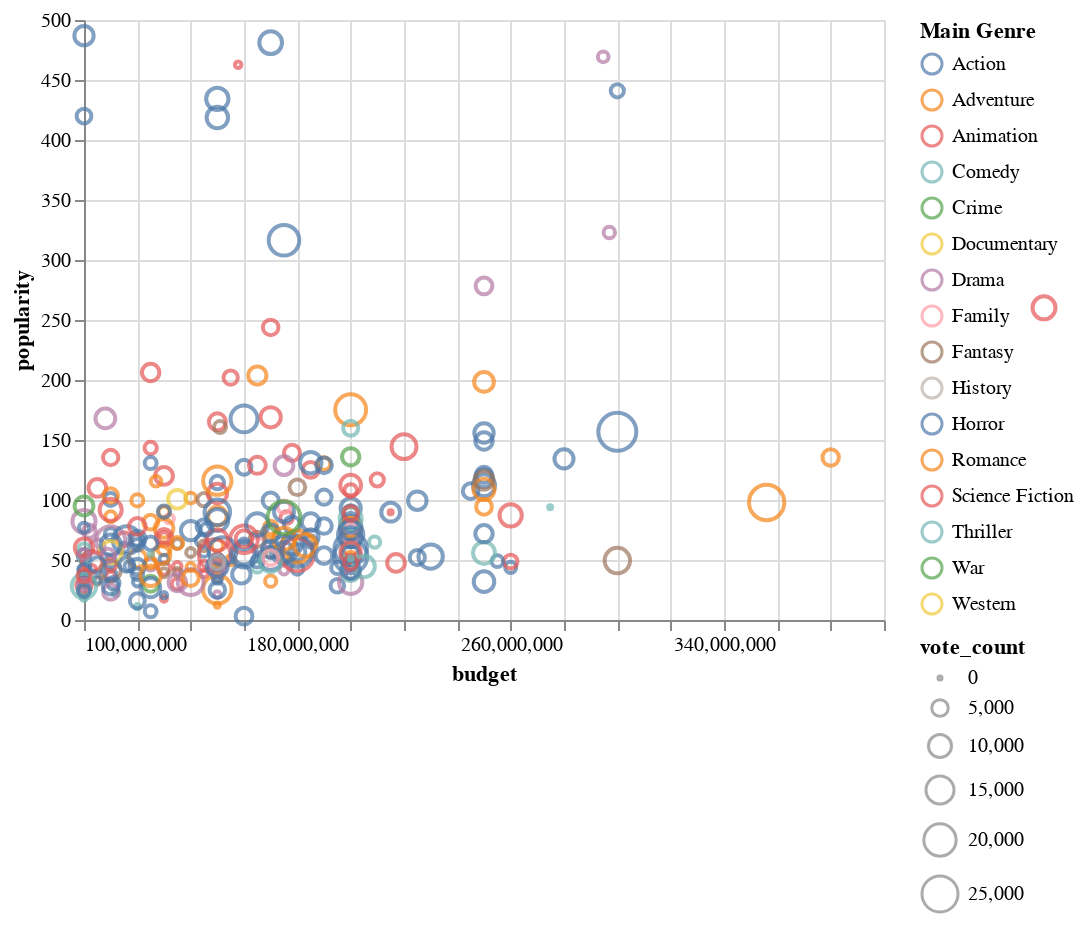

The notebook cell saved with this chart:
### Code cell
# scale params
x_scale = alt.Scale(domain=(100000000, 400000000))
y_scale = alt.Scale(domain=(0, 1000))
x_domain = [0, 300000000]

# [OLD?] STATIC VERSION OF 4D BUBBLE CHART
alt.Chart(recent_movies).mark_point().encode(
    x=alt.X('budget', scale=x_scale),
    y=alt.Y('popularity'),
    color='Main Genre',
    size='vote_count')

### Figure 1 — Vega-Lite specification as saved in the notebook (floating-point values rounded to 4 significant figures; data arrays with more than 128 entries replaced by an {"elided": "..."} marker saying what was removed)
{"config": {"view": {"continuousWidth": 400, "continuousHeight": 300}}, "data": {"name": "data-81b0435b4821de025226bc8aecfd7f25"}, "mark": "point", "encoding": {"color": {"field": "Main Genre", "type": "nominal"}, "size": {"field": "vote_count", "type": "quantitative"}, "x": {"field": "budget", "scale": {"domain": [100000000, 400000000]}, "type": "quantitative"}, "y": {"field": "popularity", "type": "quantitative"}}, "$schema": "https://vega.github.io/schema/vega-lite/v4.17.0.json", "datasets": {"data-81b0435b4821de025226bc8aecfd7f25": {"elided": "283 records"}}}
